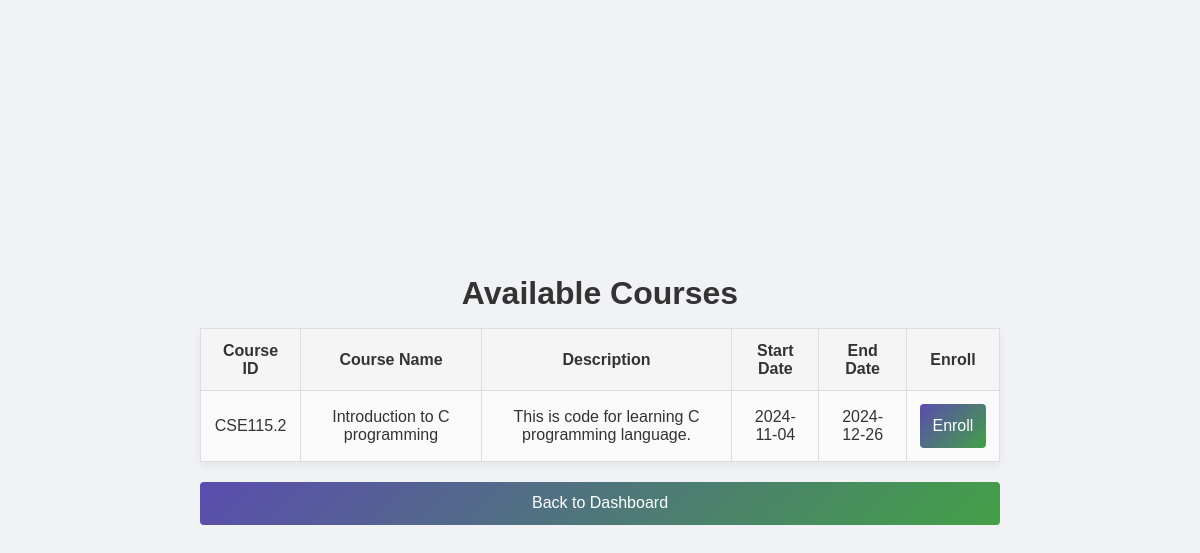
Page /browse_courses.php (signed in) on the earlier database version.
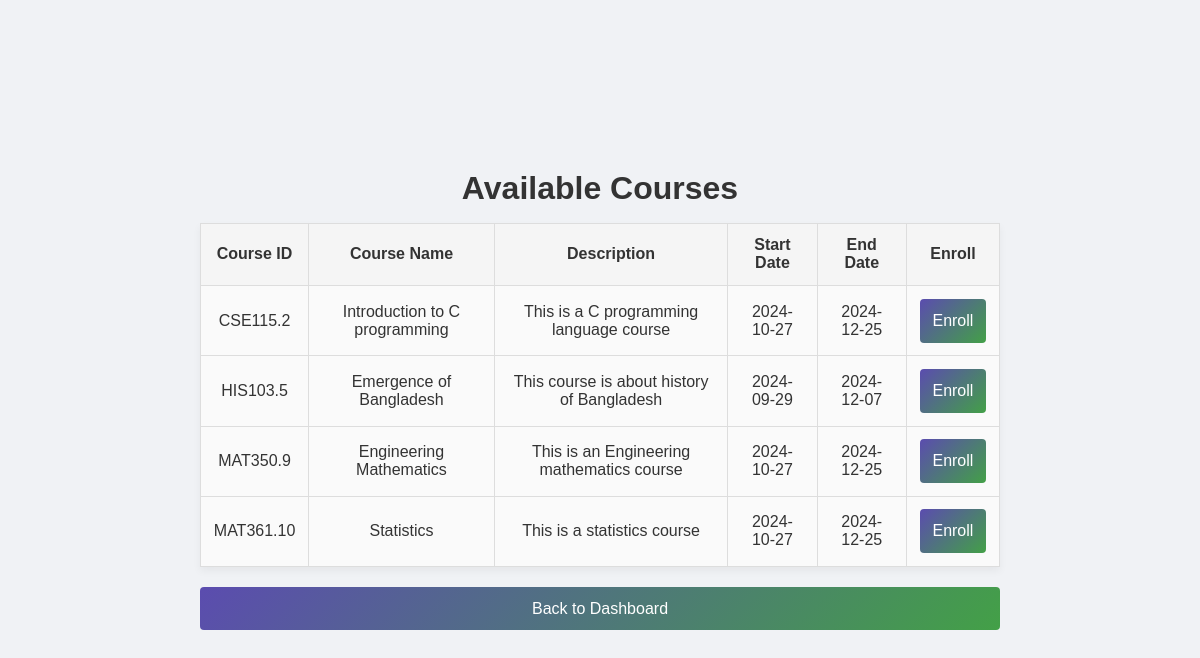
Same page on the later database version.
### tables this page shows
CREATE TABLE `course` (
  `Course_Num` int(20) NOT NULL,
  `Course_ID` varchar(20) NOT NULL,
  `CourseName` varchar(50) DEFAULT NULL,
  `Description` longtext NOT NULL,
  `UserID` varchar(50) NOT NULL,
  `Start_Date` date DEFAULT NULL,
  `End_Date` date NOT NULL
);

### browse_courses.php (the view, shortened to what this page needs)
<?php
$conn = new mysqli("localhost", "root", "", "learning_platform");
$sql = "SELECT Course_ID, CourseName, Description, Start_Date, End_Date FROM Course";
$result = $conn->query($sql);
if ($result->num_rows > 0) {
    $courses = $result->fetch_all(MYSQLI_ASSOC);
} else {
    $courses = [];
}
?>
<!DOCTYPE html>
<html lang="en">
<head>
    <link rel="stylesheet" href="style.css">
</head>
<body>
    <div class="browse-courses-container" style="max-width: 800px; margin: 0 auto; text-align: center;">
        <h1>Available Courses</h1>
        <?php if (count($courses) > 0): ?>
            <table style="width: 100%; border-collapse: collapse;">
                <thead>
                    <tr>
                        <th>Course ID</th>
                        <th>Course Name</th>
                        <th>Description</th>
                        <th>Start Date</th>
                        <th>End Date</th>
                        <th>Enroll</th>
                    </tr>
                </thead>
                <tbody>
                    <?php foreach ($courses as $course): ?>
                        <tr>
                            <td><?php echo htmlspecialchars($course['Course_ID']); ?></td>
                            <td><?php echo htmlspecialchars($course['CourseName']); ?></td>
                            <td><?php echo htmlspecialchars($course['Description']); ?></td>
                            <td><?php echo htmlspecialchars($course['Start_Date']); ?></td>
                            <td><?php echo htmlspecialchars($course['End_Date']); ?></td>
                            <td>
                                <a href="browse_courses.php?enroll=true&course_id=<?php echo $course['Course_ID']; ?>">
                                    <button>Enroll</button>
                                </a>
                            </td>
                        </tr>
                    <?php endforeach; ?>
                </tbody>
            </table>
        <?php else: ?>
            <p>No courses available at the moment.</p>
        <?php endif; ?>
        <a href="student_dashboard.html"><button style="margin-top: 20px;">Back to Dashboard</button></a>
    </div>
</body>
</html>

### style.css (style rules this page uses)
* { margin: 0; padding: 0; box-sizing: border-box; font-family: Arial, sans-serif; }
body { display: flex; justify-content: center; align-items: center; min-height: 100vh; background: #f0f2f5; color: #333; }
button { width: 100%; padding: 0.8rem; background: linear-gradient(135deg, #5b4caf, #43A047); color: #fff; border: none; border-radius: 4px; font-size: 1rem; cursor: pointer; transition: background 0.3s ease; }
a { color: #4CAF50; text-decoration: none; }
table { width: 100%; border-collapse: collapse; margin-top: 1rem; box-shadow: 0 4px 8px rgba(0, 0, 0, 0.05); }
th, td { padding: 0.8rem; border: 1px solid #ddd; color: #333; text-align: center; }
th { background-color: #f5f5f5; font-weight: bold; }
td { background-color: #fafafa; }

Differences in the rows shown:
changed course "CSE115.2": Description "This is code for learning C programming language." → "This is a C programming language course"; Start_Date "2024-11-04" → "2024-10-27"; End_Date "2024-12-26" → "2024-12-25"
added course: Course_ID "HIS103.5", CourseName "Emergence of Bangladesh", Description "This course is about history of Bangladesh", Start_Date "2024-09-29", End_Date "2024-12-07"
added course: Course_ID "MAT350.9", CourseName "Engineering Mathematics", Description "This is an Engineering mathematics course", Start_Date "2024-10-27", End_Date "2024-12-25"
added course: Course_ID "MAT361.10", CourseName "Statistics", Description "This is a statistics course", Start_Date "2024-10-27", End_Date "2024-12-25"
